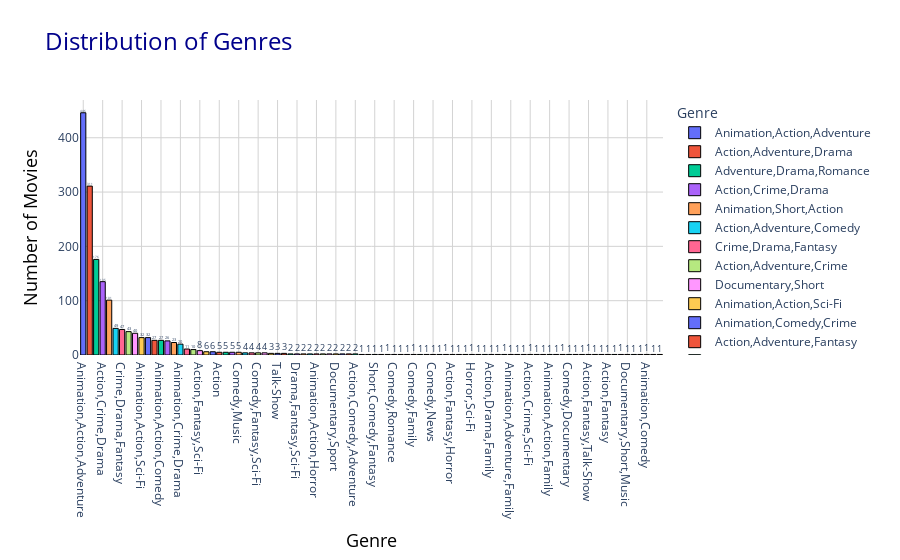

The code cell stored with this chart in its notebook:
### Markdown cell above
Genre  data visualization characteristics categorized.

### Code cell
# Generate the figure
fig = px.bar(genre_counts, x="Genre", y="Count", 
             title="Distribution of Genres",
             labels={"Genre": "Genre", "Count": "Number of Movies"},
             color="Genre", text="Count")

fig.update_traces(texttemplate='%{text}', textposition='outside', 
                  marker=dict(line=dict(width=1, color='black')))

fig.update_layout(
    title_font=dict(size=24, color='darkblue'),
    xaxis_title_font=dict(size=18, color='black'),
    yaxis_title_font=dict(size=18, color='black'),
    plot_bgcolor='white',
    paper_bgcolor='white',
    xaxis=dict(showgrid=True, gridcolor='lightgray'),
    yaxis=dict(showgrid=True, gridcolor='lightgray')
)

# Save as PNG
fig.write_image("genre_distribution.png", scale=2)  # High-quality image

# Show the figure (optional)
fig.show()
